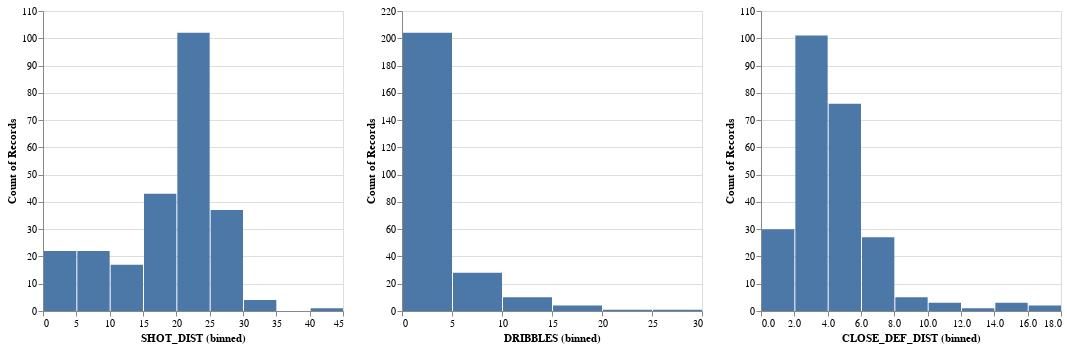

Notebook code cell kept with this figure:
### Markdown cell above
Jarrett likes to takes shots from medium distance and likes to move a lot

### Code cell
nv = missedshot[missedshot.CLOSEST_DEFENDER == 'Bradley, Avery']

chart1 = alt.Chart(nv).mark_bar().encode(
    x=X('SHOT_DIST', bin=True),
    y='count()',
).properties(
    height=300,
    width=300
)

chart2 = alt.Chart(nv).mark_bar().encode(
    x=X('DRIBBLES', bin=True),
    y='count()'
).properties(
    height=300,
    width=300
)


chart3 = alt.Chart(nv).mark_bar().encode(
    x=X('CLOSE_DEF_DIST', bin=True),
    y='count()'
).properties(
    height=300,
    width=300
)
chart1 | chart2 | chart3

### Figure 1 — Vega-Lite specification as saved in the notebook (floating-point values rounded to 4 significant figures; data arrays with more than 128 entries replaced by an {"elided": "..."} marker saying what was removed)
{"config": {"view": {"continuousWidth": 400, "continuousHeight": 300}}, "hconcat": [{"mark": "bar", "encoding": {"x": {"bin": true, "field": "SHOT_DIST", "type": "quantitative"}, "y": {"aggregate": "count", "type": "quantitative"}}, "height": 300, "width": 300}, {"mark": "bar", "encoding": {"x": {"bin": true, "field": "DRIBBLES", "type": "quantitative"}, "y": {"aggregate": "count", "type": "quantitative"}}, "height": 300, "width": 300}, {"mark": "bar", "encoding": {"x": {"bin": true, "field": "CLOSE_DEF_DIST", "type": "quantitative"}, "y": {"aggregate": "count", "type": "quantitative"}}, "height": 300, "width": 300}], "data": {"name": "data-1d92f1c22717126fb7c16d86b9ca31c7"}, "$schema": "https://vega.github.io/schema/vega-lite/v4.17.0.json", "datasets": {"data-1d92f1c22717126fb7c16d86b9ca31c7": {"elided": "248 records"}}}
